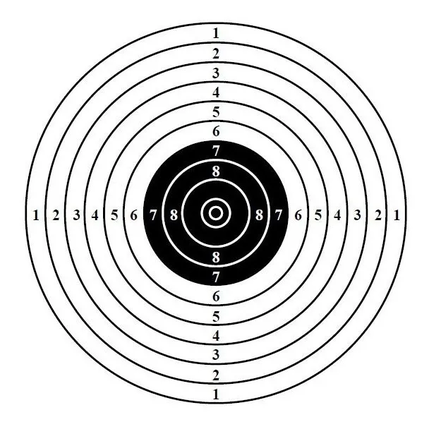
#> input picture imagens/img1.png, 429 x 429 px, shrunk from 608 x 608 before the run; its folder holds 4 pictures in this run
$ python questao.py   (older library calls are emulated)
#> lines starting #> are read from the running program, lines starting #| are printed output that depends on the picture
import cv2
import os

os.mkdir('./imagens/questao1')
for i in range(1, 7):
    i = str(i)
    arq = "imagens/img"+i+".png"
    imagem = cv2.imread(arq, 0)
#> imagem: shape (429, 429); min 0, max 255, mean 218.7
    sobelx = cv2.Sobel(imagem, cv2.CV_8U, 1, 0, ksize = 3)
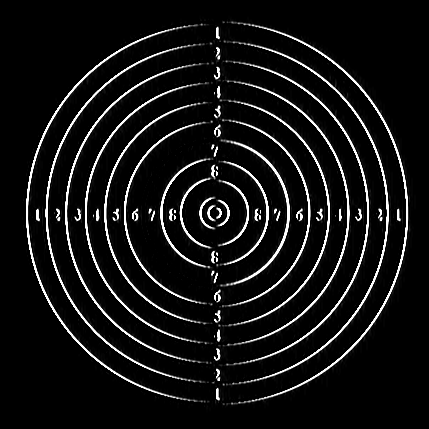
#> sobelx: shape (429, 429); min 0, max 255, mean 20.1
    sobely = cv2.Sobel(imagem, cv2.CV_8U, 0, 1, ksize = 3)
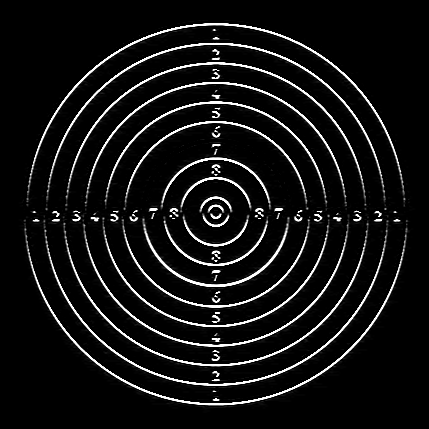
#> sobely: shape (429, 429); min 0, max 255, mean 19.9
    imgTratada = cv2.Laplacian(imagem, cv2.CV_8U)
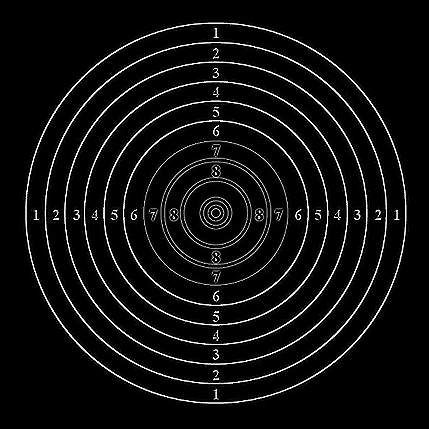
#> imgTratada: shape (429, 429); min 0, max 255, mean 14.8

    cv2.imwrite("./imagens/questao1/img"+i+"sobelx.png", sobelx)
    cv2.imwrite("./imagens/questao1/img"+i+"sobely.png", sobely)
    cv2.imwrite("./imagens/questao1/img"+i+"Laplacian.png", imgTratada)
#> pass 2 of the loop `for i in range(1, 7):`:
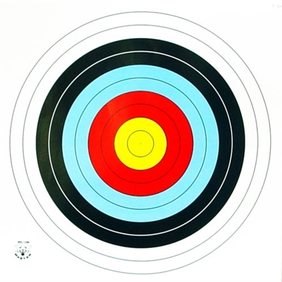
#> input picture imagens/img2.png, 282 x 282 px, shrunk from 400 x 400 before the run
#> `imagem = cv2.imread(arq, 0)`:
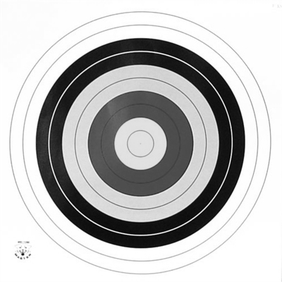
#> imagem: shape (282, 282); min 0, max 255, mean 189.2
#> sobelx: shape (282, 282)
#> sobely: shape (282, 282)
#> `imgTratada = cv2.Laplacian(imagem, cv2.CV_8U)`:
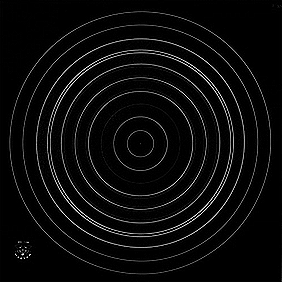
#> imgTratada: shape (282, 282); min 0, max 255, mean 11.1
#> pass 3 of the loop `for i in range(1, 7):`:
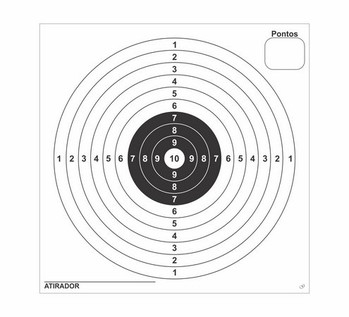
#> input picture imagens/img3.png, 349 x 317 px, shrunk from 495 x 450 before the run
#> imagem: shape (317, 349)
#> sobelx: shape (317, 349)
#> `sobely = cv2.Sobel(imagem, cv2.CV_8U, 0, 1, ksize = 3)`:
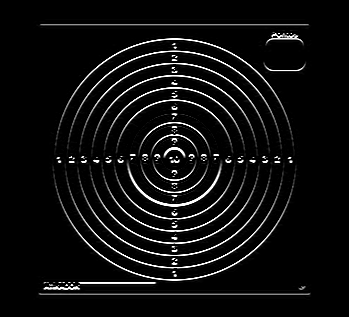
#> sobely: shape (317, 349); min 0, max 255, mean 15
#> `imgTratada = cv2.Laplacian(imagem, cv2.CV_8U)`:
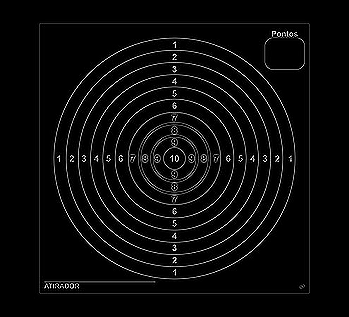
#> imgTratada: shape (317, 349); min 0, max 255, mean 10.6
#> (the run stopped early here; a loop or call above may not have finished)
